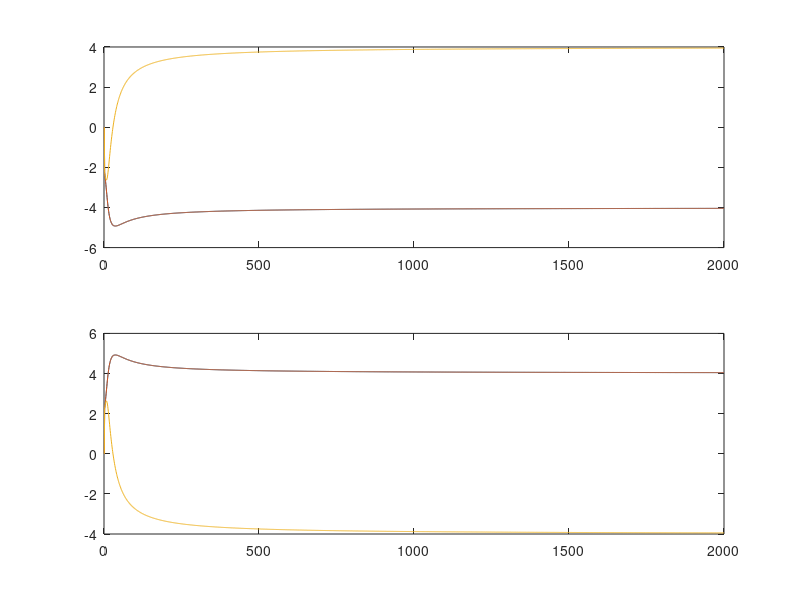

Reproduce this figure in MATLAB.
%% restart

clc
clear all
close all

%% agent 1 model

dt = .1;
R = 0.002; % say measurement variance is the same for all the agents (same sensors)


x10 = [0 0 0]';
A1 = eye(3);
B1 = eye(3)*dt;
u1 = [1 1 0]';
P10 = ones(3,3)/200;
Q1 = eye(3,3)/100;
P1_12 = zeros(3,3);
P1_13 = zeros(3,3);
P1_23 = zeros(3,3);
Phi10 = eye(3);

%% agent 2 model

x20 = [2 2 2]';
A2 = eye(3);
B2 = eye(3)*dt;
u2 = 2*[1 1 1]';
P20 = ones(3,3)/200;
Q2 = eye(3,3)/100; 
P2_12 = zeros(3,3);
P2_13 = zeros(3,3);
P2_23 = zeros(3,3);
Phi20 = eye(3);


%% agent 3 model
x30 = [-2 -2 -2]';
A3 = eye(3);
B3 = eye(3)*dt;
u3 = [1 1 0]';
P30 = ones(3,3)/200;
Q3 = eye(3,3)/100; 
P3_12 = zeros(3,3);
P3_13 = zeros(3,3);
P3_23 = zeros(3,3);
Phi30 = eye(3);

%% first propagation for both agent

%agent 1
P1_pred = A1*P10*A1'+Q1;
xhat1_pred = A1*[2 2 2]'+B1*u1;
Phi1 = A1*Phi10;

%agent 2
P2_pred = A2*P20*A2'+Q2;    
xhat2_pred = A2*[0 0 0]'+B2*u2;
Phi2 = A2*Phi20;


%% first update (no message)

%agent 1
xhat1 = xhat1_pred;
P1 = P1_pred;
P1_12 = P1_12;
P1_21 = P1_12';


%agent 2
xhat2 = xhat2_pred;
P2 = P2_pred;
P2_12 = P2_12;
P2_21 = P2_12';

% "real" movement of the agents

x1 = A1*x10+B1*u1;
x2 = A2*x20+B2*u2;

% "output position instance
ag1out = zeros(2000,3);
ag2out = zeros(2000,3);


for(k=2:2000)

%% k-th iteration propagation 

%agent 1
P1_pred = A1*P1*A1'+Q1;
xhat1_pred = A1*xhat1+B1*u1;
Phi1 = A1*Phi1;

%agent 2
P2_pred = A2*P2*A2'+Q2;
xhat2_pred = A2*xhat2+B2*u2;
Phi2 = A2*Phi2;


%% suppose a message is received in the k-th iteration
% now agent 1 know datas from propagation stage of agent 2

% update real position
x1 = A1*x1+B1*u1;
x2 = A2*x2+B2*u2;


%say the measurement taken by agent 1 is the real distance from agent 2
%plus an error +/- 0.2

h = sqrt((x1(1)-x2(1))^2+(x1(2)-x2(2))^2+(x1(3)-x2(3))^2)+(2*rand()-1)*0.002;

%moreover use the measurement function with the propagation stage datas

h_pred = sqrt((xhat1_pred(1)-xhat2_pred(1))^2+(xhat1_pred(2)-xhat2_pred(2))^2+(xhat1_pred(3)-xhat2_pred(3))^2);

%calculate residual range

r12 = h-h_pred;

% define jacobians of the measurement function step K-1
rx1 = -(xhat1_pred(1)-xhat2_pred(1))/h_pred;
rx2 = -(xhat1_pred(1)-xhat2_pred(1))/h_pred;
ry1 = -(xhat1_pred(2)-xhat2_pred(2))/h_pred;
ry2 = -(xhat1_pred(2)-xhat2_pred(2))/h_pred;
rz1 = -(xhat1_pred(3)-xhat2_pred(3))/h_pred;
rz2 = -(xhat1_pred(3)-xhat2_pred(3))/h_pred;

H1 = [rx1 ry1 rz1];
H2 = [rx2 ry2 rz2];

H12 = [H1,H2];

S12 = R + H1*P1_pred*H1' + H2*P2_pred*H2'-H1*Phi1*P1_12*Phi2'*H2' - H2*Phi2*P1_12'*Phi1'*H1';

D1 = (Phi1^(-1)*Phi1*P1_12*Phi2'*H2'-Phi1^(-1)*P1_pred*H1')*S12^(-1/2);
D2 = (Phi2^(-1)*P2_pred*H2'-P1_12'*Phi1'*H1')*S12^(-1/2);

r_12 = S12^(-1/2)*r12;

%% update stage with agent 2 that receive the response

% agent 1 update

xhat1 = xhat1_pred+Phi1*D1*r_12;
P1 = P1_pred-Phi1*(D1*D1')*Phi1';
P1_12 = P1_12-D1*D2';

% clc
% k
% [xhat1_pred Phi1*D1*r_12]
% pause(1e-3)

%agent 2 update

xhat2 = xhat2_pred+Phi2*D2*r_12;
P2 = P2_pred-Phi2*(D2*D2')*Phi2';
P2_12 = P2_12-D1*D2';

ag1out(k,:) = x1'-xhat1';
ag2out(k,:) = x2'-xhat2';
end

figure(1)
clf
subplot(211)
plot(ag1out);
subplot(212)
plot(ag2out);
